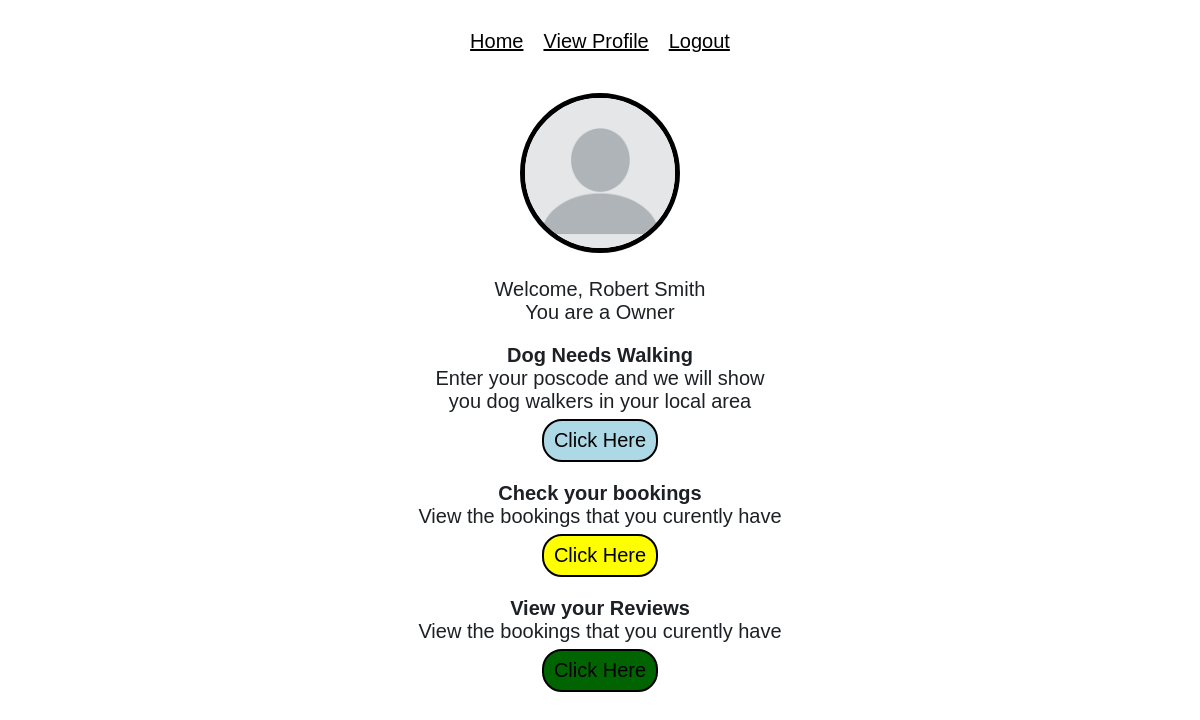
Screenshot of /home (signed in) with the database file from the repository.
### tables this page shows
CREATE TABLE users (
            usrId integer primary key,
            email text,
            password text,
            firstName text,
            lastName text,
            accType text,
            postcode text,
            numberOfReviews integer,
            starRating real,
            profileImage text
            );

### app.py (the view)
@app.route('/home')
def home():
    usrObj = user(session['usrId'])
    return render_template('home.html', usrObj=usrObj)

### database.py (called while the page is built)
    def search(self, col="null", search="null"):
        conn = sqlite3.connect('main.db')
        c = conn.cursor()
        if col == "email":
            c.execute(f'SELECT * FROM users WHERE email="{search}"')
            data = c.fetchall()
        elif col == "password":
            c.execute(f'SELECT * FROM users WHERE password="{search}"')
            data = c.fetchall()
        elif col == "usrId":
            c.execute(f'SELECT * FROM users WHERE usrId="{search}"')
            data = c.fetchall()
        elif col == "postcode":
            c.execute(f'SELECT * FROM users WHERE postcode="{search}"')
            data = c.fetchall()
        else:
            c.execute(f'SELECT * FROM users')
            data = c.fetchall()
        conn.commit()
        conn.close()
        return(data)

### user.py (called while the page is built)
    def getProfilePic(self):
        return self.profilePic

### templates/home.html (shortened to what this page needs)
{% extends "base.html" %}
{% block head %}
    <link rel="stylesheet" href="{{ url_for('static', filename='css/home.css') }}">
{% endblock %}
{% block body %}
    <img src="{{ url_for('static', filename=usrObj.getProfilePic()) }}">
    <p>Welcome, {{ usrObj.fName }} {{ usrObj.lName }}<br>
        You are a {{ (usrObj.accType).capitalize() }}
    </p>
    {% if usrObj.accType == 'walker' %}
    <div>
        <p>
            <span style="font-weight: bold;">Change your availability</span><br>
            Change when you are available for walking <br>
            <a class="button" id="search" href="availability">Click Here</a>
        </p>
        <p>
            <span style="font-weight: bold;">Check your bookings</span><br>
            View the bookings that you curently have <br>
            <a class="button" id="bookings" href="bookings/Walker">Click Here</a>
        </p>
        <p>
            <span style="font-weight: bold;">View your Reviews</span><br>
            View the reviews you have made <br>
            <a class="button" id="reviews" href="/reviews">Click Here</a>
        </p>
    </div>
    {% else %}
    <div>
        <p>
            <span style="font-weight: bold;">Dog Needs Walking</span><br>
            Enter your poscode and we will show<br>you dog walkers in your local area<br>
            <a class="button" id="search" href="search">Click Here</a>
        </p>
        <p>
            <span style="font-weight: bold;">Check your bookings</span><br>
            View the bookings that you curently have <br>
            <a class="button" id="bookings" href="bookings/Owner">Click Here</a>
        </p>
        <p>
            <span style="font-weight: bold;">View your Reviews</span><br>
            View the bookings that you curently have <br>
            <a class="button" id="reviews" href="/reviews">Click Here</a>
        </p>
    </div>
    {% endif%}
{% endblock %}

### static/css/home.css (style rules this page uses)
a.button { font-size: 20px; border: 2px solid black; border-radius: 20px; background-color: lightblue ; display: inline-block; text-decoration: none; color: black; padding: 8px 10px; margin-top: 6px; }
#search { background-color: lightblue ; }
#bookings { background-color: yellow ; }
#reviews { background-color: darkgreen ; }

### static/css/main.css (style rules this page uses)
body { font-size: 20px; font-weight: 100; text-decoration: none; text-align: center; color: rgb(29, 33, 37); font-family: Arial, Helvetica, sans-serif; }
img { height: 150px; width: 150px; border-radius: 70%; object-fit: cover; border: 5px solid black; }

### rows the page displays
users: profileImage (picture), fName "Robert", lName "Smith", accType "Owner"
